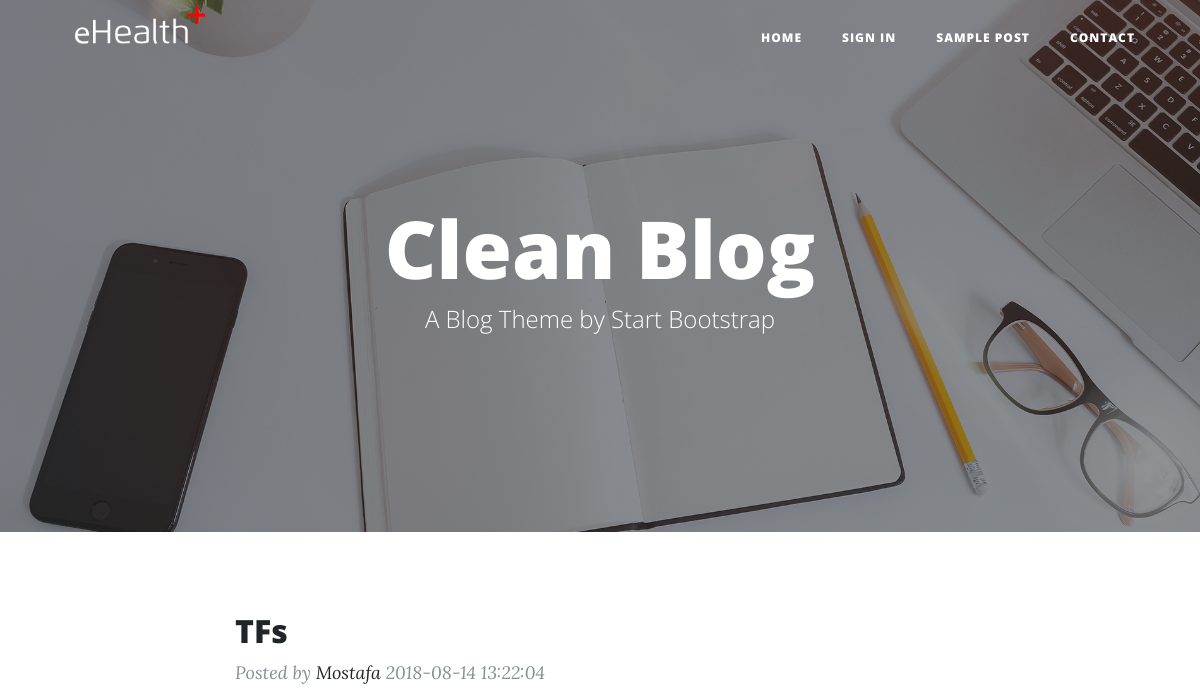
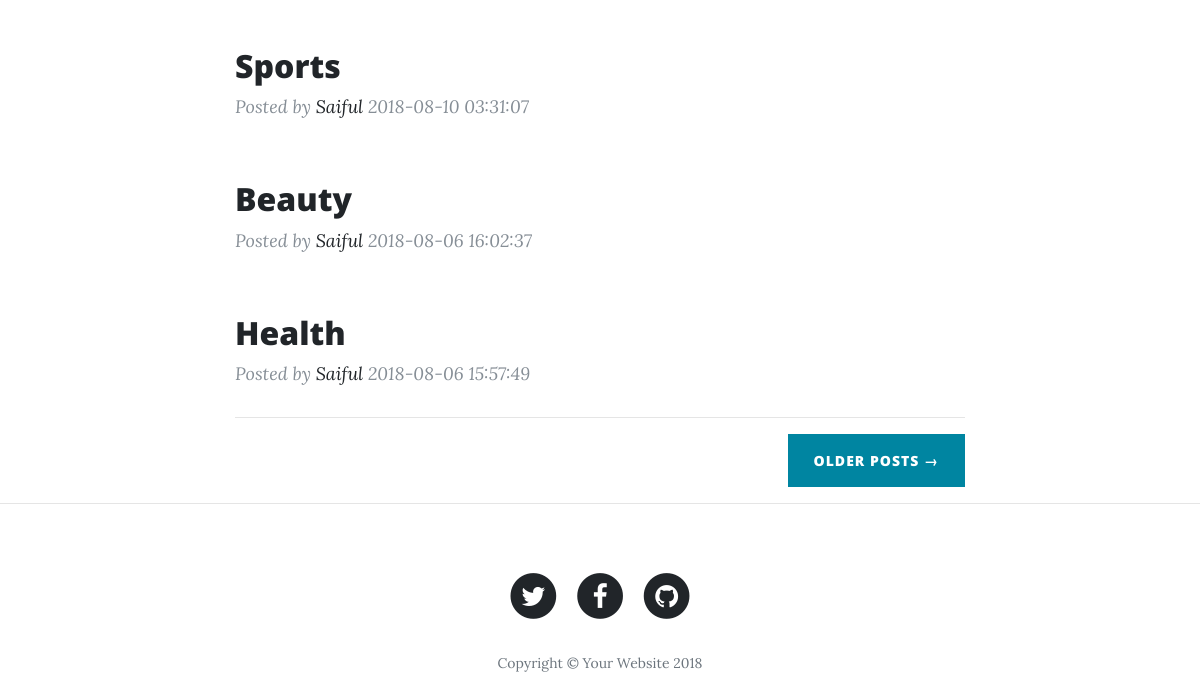
Before: /index.php/welcome/manage_blog with the older database file (2 pictures, top to bottom).
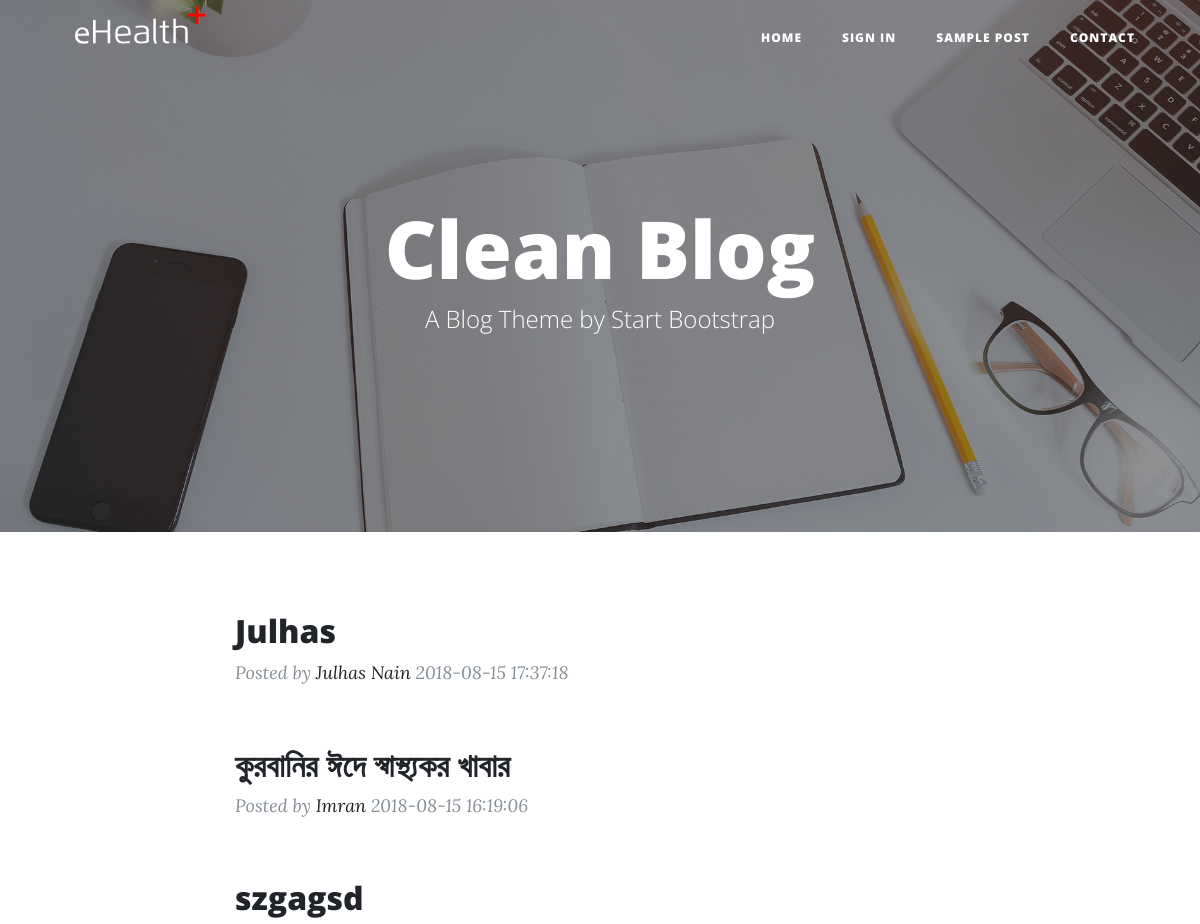
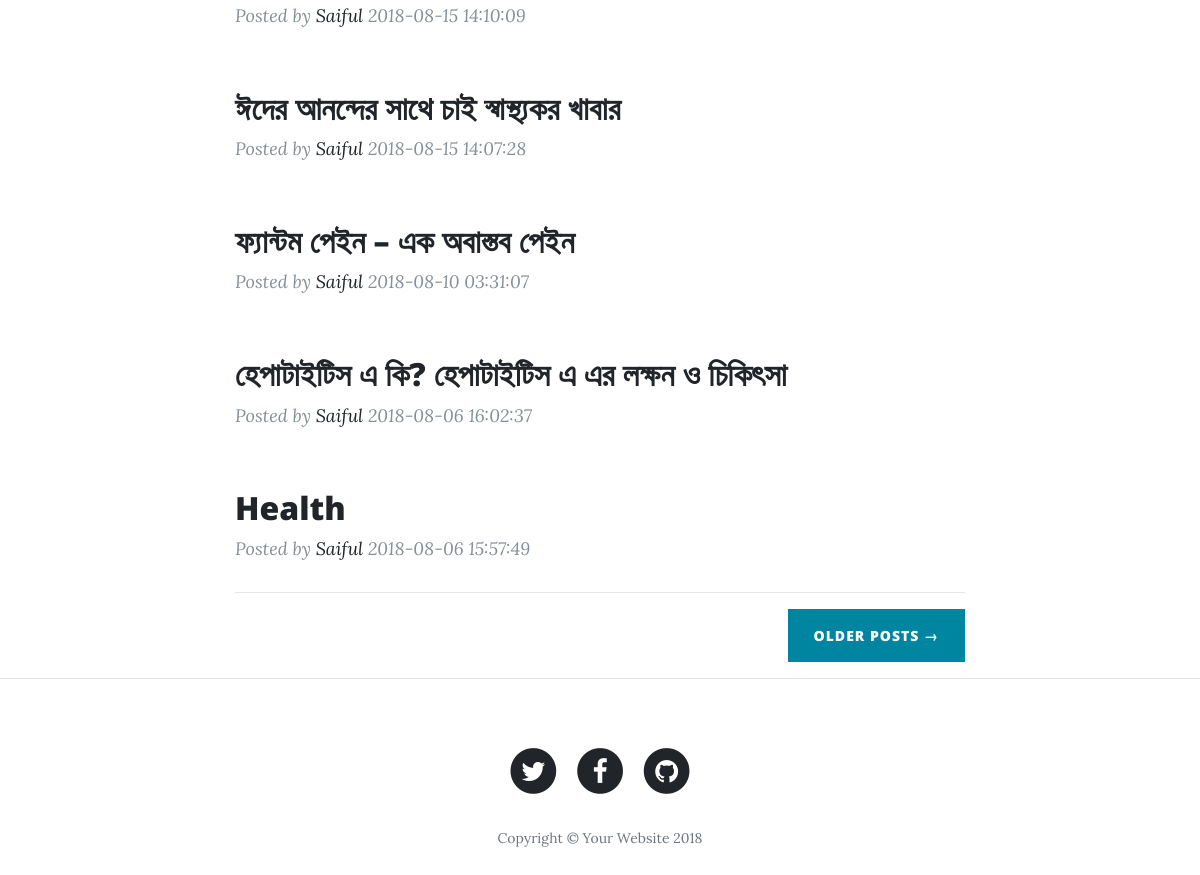
After: the same page with the newer database file (2 pictures, top to bottom).
### tables this page shows
CREATE TABLE `tbl_blog` (
  `blog_id` int(11) NOT NULL,
  `blog_title` varchar(255) NOT NULL,
  `blog_image` text NOT NULL,
  `blog_desc` text NOT NULL,
  `admin_id` int(11) NOT NULL,
  `blog_date` timestamp NOT NULL DEFAULT CURRENT_TIMESTAMP,
  `blog_view` int(11) UNSIGNED NOT NULL DEFAULT '0',
  `blog_status` tinyint(3) DEFAULT NULL
);

### application/controllers/Welcome.php (called while the page is built, shortened)
<?php
class Welcome extends CI_Controller
{
    public function __construct()
    {
        $this->load->model('welcome_model');
    }
    public function manage_blog()
    {
        $data['posts'] = $this->blog_model->select_all_blogs();
        $this->load->view('pages/blog_list', $data);
    }
}

### index.php (called while the page is built, shortened)
<?php
require_once BASEPATH.'core/CodeIgniter.php';

### application/models/Blog_model.php (called while the page is built, shortened)
<?php
class Blog_model extends CI_Model
{
    public function get_record($id)
    {
        return $this->db->where('admin_id', $id)->get('tbl_admin')->row();
    }
    public function select_all_blogs()
    {
        $result = $this->db->select('*')
            ->from('tbl_blog')
            ->order_by('blog_date desc')
            ->get()
            ->result();
        return $result;
    }
}

### application/views/pages/blog_list.php (the view, shortened to what this page needs)
<!DOCTYPE html>
<html lang="en">
<head>
    <link href="<?php echo base_url() ?>asset/blog_asset/vendor/bootstrap/css/bootstrap.min.css" rel="stylesheet">
    <link href="<?php echo base_url() ?>asset/blog_asset/vendor/font-awesome/css/font-awesome.min.css" rel="stylesheet"
          type="text/css">
    <link href="<?php echo base_url() ?>asset/blog_asset/css/clean-blog.min.css" rel="stylesheet">
</head>
<body>
<nav class="navbar navbar-expand-lg navbar-light fixed-top" id="mainNav">
    <div class="container">
        <a class="navbar-brand" href="<?php echo base_url() ?>"><img
                    src="<?php echo base_url() ?>asset/img/logo.png" class="img-responsive"
                    style="width: 140px; margin-top: -16px;"></a>
        <div class="collapse navbar-collapse" id="navbarResponsive">
            <ul class="navbar-nav ml-auto">
                <li class="nav-item">
                    <a class="nav-link" href="<?php echo base_url('welcome/manage_blog') ?>">Home</a>
                </li>
                <?php if ($this->session->userdata('admin_id')) { ?>
                    <li class="nav-item">
                        <a class="nav-link" href="<?php echo base_url('welcome/main_logout')?>">Sign Out</a>
                    </li>
                <?php } else{ ?>
                    <li class="nav-item">
                        <a class="nav-link" href="<?php echo base_url('blog/add_user_sign_in')?>">Sign In</a>
                    </li>
                <?php }?>
                <li class="nav-item">
                    <a class="nav-link" href="post.html">Sample Post</a>
                </li>
                <li class="nav-item">
                    <a class="nav-link" href="contact.html">Contact</a>
                </li>
            </ul>
        </div>
    </div>
</nav>
<header class="masthead" style="background-image: url('<?php echo base_url() ?>asset/blog_asset/img/home-bg.jpg')">
    <div class="overlay"></div>
    <div class="container">
        <div class="row">
            <div class="col-lg-8 col-md-10 mx-auto">
                <div class="site-heading">
                    <h1>Clean Blog</h1>
                    <span class="subheading">A Blog Theme by Start Bootstrap</span>
                </div>
            </div>
        </div>
    </div>
</header>
<div class="container">
    <div class="row">
        <div class="col-lg-8 col-md-10 mx-auto">
            <div class="post-preview">
                <?php
                foreach ($posts as $post) {
                    $user = $this->blog_model->get_record($post->admin_id);
                    ?>
                    <br>
                    <h2 class="post-title">
                        <a href="<?php echo base_url("welcome/view_blog/$post->blog_id") ?>"><?php echo $post->blog_title ?></a>
                    </h2>
                    <p class="post-meta">Posted by
                        <a href="#"><?php echo $user->admin_name?></a>
                        <?php echo $post->blog_date?></p>
                    <?php
                }
                ?>
            </div>
            <hr>
            <div class="clearfix">
                <a class="btn btn-primary float-right" href="#">Older Posts &rarr;</a>
            </div>
        </div>
    </div>
</div>
<hr>
<footer>
    <div class="container">
        <div class="row">
            <div class="col-lg-8 col-md-10 mx-auto">
                <ul class="list-inline text-center">
                    <li class="list-inline-item">
                        <a href="#">
                  <span class="fa-stack fa-lg">
                    <i class="fa fa-circle fa-stack-2x"></i>
                    <i class="fa fa-twitter fa-stack-1x fa-inverse"></i>
                  </span>
                        </a>
                    </li>
                    <li class="list-inline-item">
                        <a href="#">
                  <span class="fa-stack fa-lg">
                    <i class="fa fa-circle fa-stack-2x"></i>
                    <i class="fa fa-facebook fa-stack-1x fa-inverse"></i>
                  </span>
                        </a>
                    </li>
                    <li class="list-inline-item">
                        <a href="#">
                  <span class="fa-stack fa-lg">
                    <i class="fa fa-circle fa-stack-2x"></i>
                    <i class="fa fa-github fa-stack-1x fa-inverse"></i>
                  </span>
                        </a>
                    </li>
                </ul>
                <p class="copyright text-muted">Copyright &copy; Your Website 2018</p>
            </div>
        </div>
    </div>
</footer>
</body>
</html>

Changed rows visible on the page:
removed tbl_blog: blog_title "TFs", admin.admin_name "Mostafa", blog_date "2018-08-14 13:22:04"
added tbl_blog: blog_title "Julhas", admin.admin_name "Julhas Nain", blog_date "2018-08-15 17:37:18"
added tbl_blog: blog_title "কুরবানির ঈদে স্বাস্থ্যকর খাবার", admin.admin_name "Imran", blog_date "2018-08-15 16:19:06"
added tbl_blog: blog_title "szgagsd", admin.admin_name "Saiful", blog_date "2018-08-15 14:10:09"
added tbl_blog: blog_title "ঈদের আনন্দের সাথে চাই স্বাস্থ্যকর খাবার", admin.admin_name "Saiful", blog_date "2018-08-15 14:07:28"
changed tbl_blog (number 5 of 7 on the later page): blog_title "Sports" → "ফ্যান্টম পেইন – এক অবাস্তব পেইন"
changed tbl_blog (number 6 of 7 on the later page): blog_title "Beauty" → "হেপাটাইটিস এ কি? হেপাটাইটিস এ এর লক্ষন ও চিকিৎসা"
